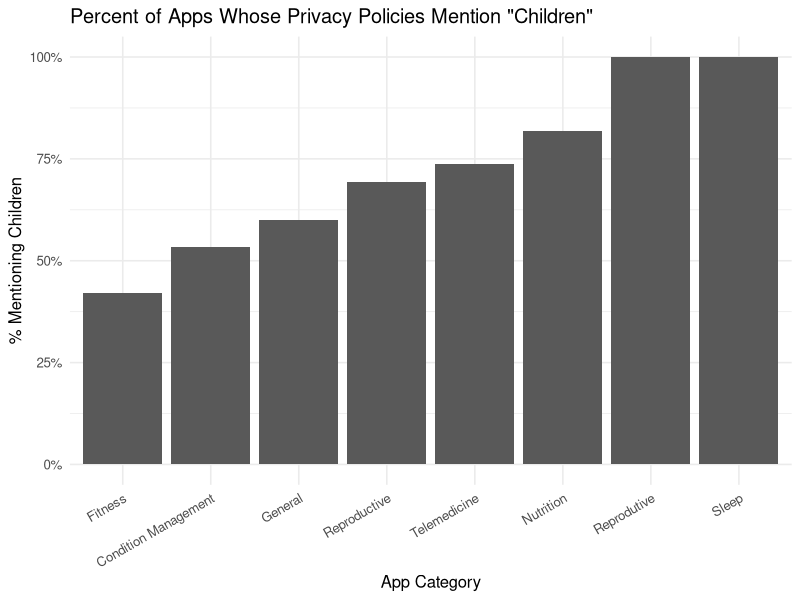
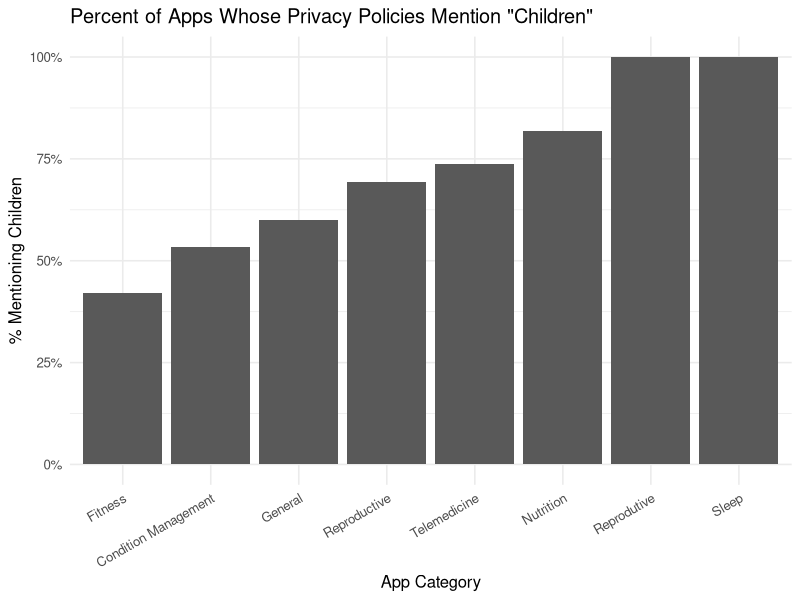

Generate these figures, in order, with R:
# AUTHOR: Maia Forssman
# PURPOSE: preliminary text scraping for "children"
# OUTPUTS: mentions_children_by_category.png

setwd("~/Documents/GitHub/consumer-data/scripts/")

library(tidyverse)
library(readxl)
library(stringr)

# Reading in data
policy.texts <- read.csv("../data/all_privacy_policies.csv")
app.list <- read.csv("../data/privacy_policy_list.csv")

# Clean names of apps in app.list to prepare for merge
app.list <- app.list |>
  mutate(
    app = App.Name |>
      str_replace_all("[^A-Za-z]", ".")
  ) |>
  mutate_all(~str_remove(., "\\.$")) |>
  mutate_all(~str_remove(., "\\.$"))

# Merge app.list and data frame with privacy policies
merged <- app.list |>
  left_join(policy.texts, by="app") |>
  select(app, Category, file, text)

# Determining whether "children" is found in each privacy policy
merged <- merged |>
  mutate(
    mentions_children = str_detect(text, regex("\\bchildren\\b", 
                                               ignore_case = TRUE))
  )

# % of policies that mention "children"
mean(merged$mentions_children, na.rm = TRUE)

#  % of policies mentioning "children" by category
children_by_category <- merged |>
  group_by(Category) |>
  summarize(
    prop_children = mean(mentions_children, na.rm = TRUE)
  ) |>
  arrange(desc(prop_children))

# Create bar chart of average mentions of "children" by category
children_plot <- ggplot(children_by_category, aes(x = reorder(Category, 
                                        prop_children), y = prop_children)) +
  geom_col(show.legend=F) +
  scale_y_continuous(labels = scales::percent_format(accuracy = 1)) +
  labs(
    title = 'Percent of Apps Whose Privacy Policies Mention "Children"',
    x = "App Category",
    y = "% Mentioning Children"
  ) +
  theme_minimal(base_size = 12) +
  theme(axis.text.x = element_text(angle = 30, hjust = 1))

# Display the plot
children_plot

# Export the graph
ggsave(path.expand("~/Documents/GitHub/consumer-data/figures/mentions_children_by_category.png"),
       plot = children_plot)




